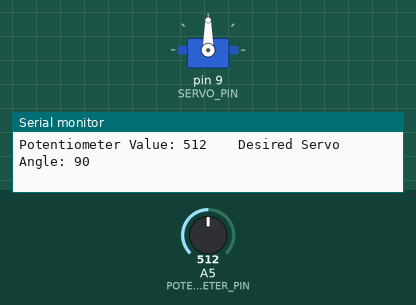
A sketch run on a simulated Arduino Uno, built with avr-gcc and run on an emulated ATmega328P. On the bench: servo, the last lines printed to the serial monitor. The test bench sets the inputs (shaded band); at power-on: A5 (POTENTIOMETER_PIN) = 512.

Above: at 1.2 s.
1.3 s: A5 (POTENTIOMETER_PIN) set to 109
At 2.0 s:
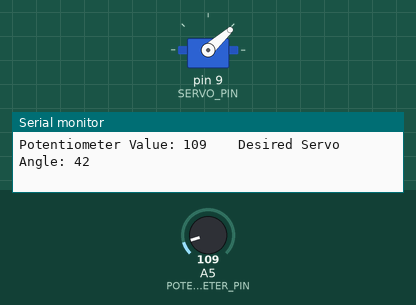
2.8 s: A5 (POTENTIOMETER_PIN) set to 89
At 3.7 s:
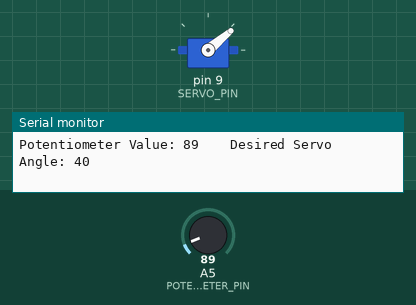
5.8 s: A5 (POTENTIOMETER_PIN) set to 306
At 7.0 s:
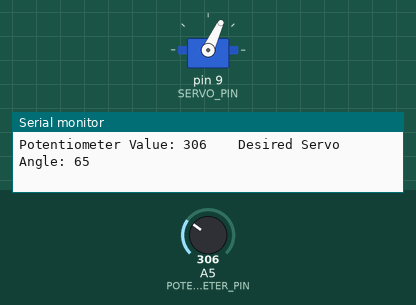
7.3 s: A5 (POTENTIOMETER_PIN) set to 0
At 7.8 s:
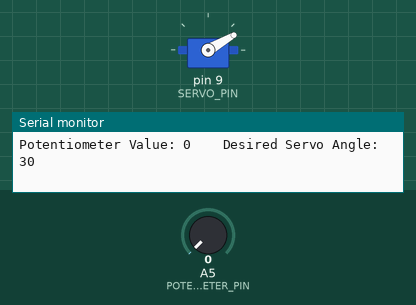
8.8 s: A5 (POTENTIOMETER_PIN) set to 8
11.8 s: A5 (POTENTIOMETER_PIN) set to 11
At 12.6 s:
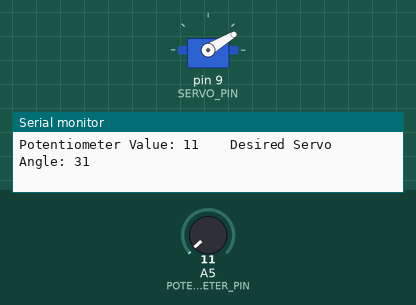
Timing chart, 0 to 14.8 s (numbered marks = the images above; inputs shaded):
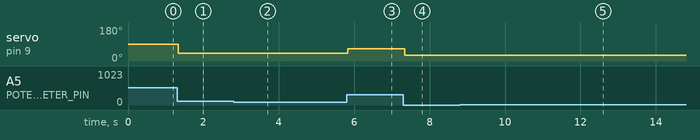

Measured:
- after the input at 1.3 s, servo on pin 9 (SERVO_PIN): 90° → 42° at once
- after the input at 2.8 s, servo on pin 9 (SERVO_PIN): 42° → 40° after 0.05 s
- after the input at 5.8 s, servo on pin 9 (SERVO_PIN): 40° → 65° at once
- after the input at 7.3 s, servo on pin 9 (SERVO_PIN): 65° → 30° at once
- after the input at 11.8 s, servo on pin 9 (SERVO_PIN): 30° → 31° at once

The sketch:

arduino_021417_inClassExercise1.ino
```cpp
/*------------------------------------------------------------------------------------
arduino_021417_inClassExercise1.ino

Reads the position of a pontentiometer and aligns a servo to the same angle

Created: 9/13/13 - Joshua Vaughan - joshua.vaughan@louisiana.edu

Modified:
  * 03/03/17 - JEV - joshua.vaughan@louisiana.edu
    - updated from MCHE470 version to MCHE201
    - updated naming to Spring 2017 assignment
------------------------------------------------------------------------------------*/

// include the servo libary
#include <Servo.h>

// create servo object to control a servo
Servo myServo;

// Pin declarations
const int POTENTIOMETER_PIN = 5;      // the potentiometer is connected to A5
const int SERVO_PIN = 9;              // the servo is connected to pin 9

// This is always run once when the sketch starts
void setup() {
  // initialize serial communication at 9600 bits per second - for debugging
  Serial.begin(9600);

  // Enable control of a servo on pin 3:
  myServo.attach(SERVO_PIN);
}

// the loop routine runs over and over again forever:
void loop() {
  int servoAngle;    // The desired angle of the servo

  // read the analog input
  int potValue = analogRead(POTENTIOMETER_PIN);

  // Map the potentiomoter output range to the servo angle range
  // The relatively cheap potentiometer in the kit acts strange near 0
  //   the servo will too as a result
  servoAngle= map(potValue, 0, 1023, 30, 150);

  // ensure the position is within an acceptable range
  // Here, we limit the servo to between 30 and 150 degrees rotation
  servoAngle = constrain(servoAngle, 30, 150);

  // Move the servo to the desired angle
  myServo.write(servoAngle);

  // Uncomment for debugging
  Serial.print("Potentiometer Value: ");
  Serial.print(potValue);              // print the value of the pot
  Serial.print("  \t");                // prints a tab, for pretty, readable output
  Serial.print("Desired Servo Angle: ");
  Serial.println(servoAngle);          // print the desired servo angle
}
```
